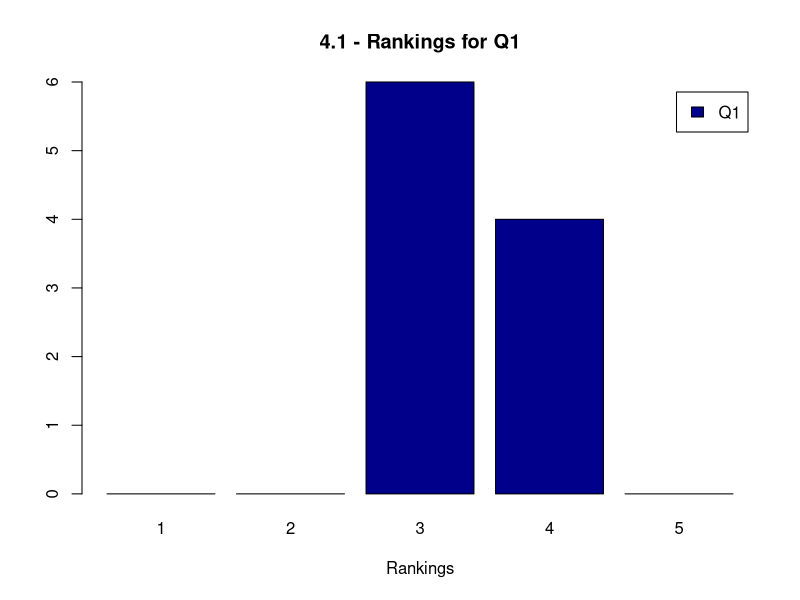
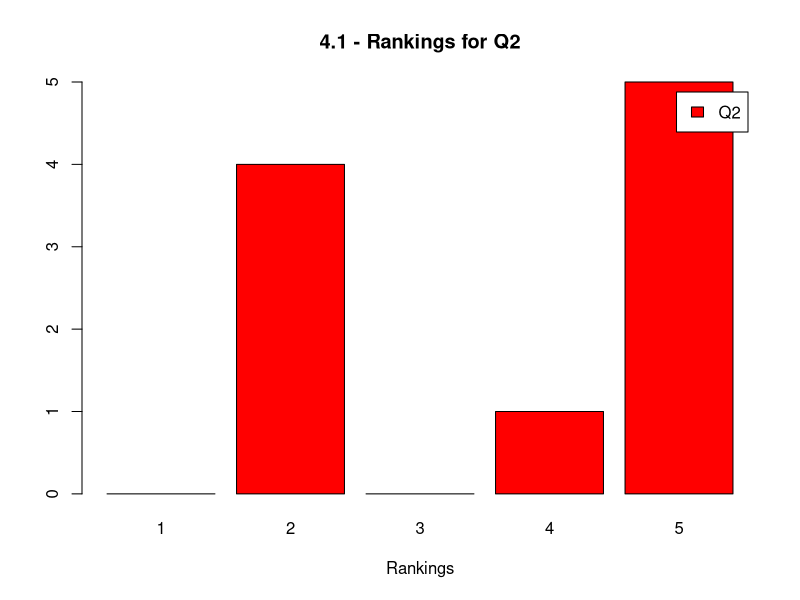
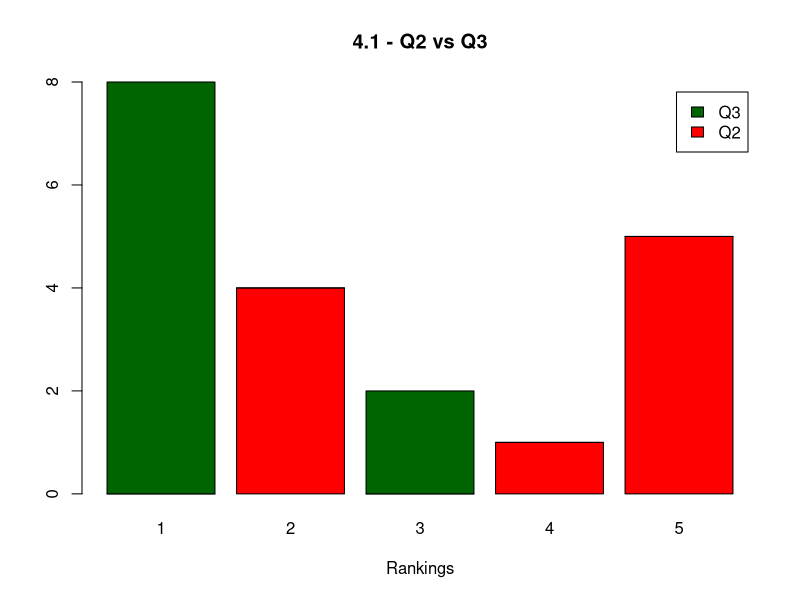
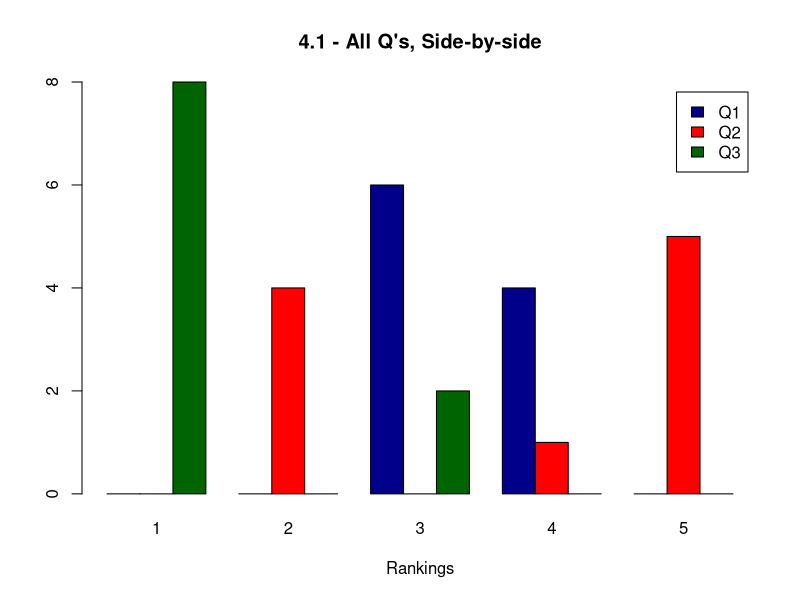

Write R code to recreate these figures, in order.
## Q 4.1

tmp <- read.table(textConnection("1 3 5 1
2 3 2 3
3 3 5 1
4 4 5 1
5 3 2 1
6 4 2 3
7 3 5 1
8 4 5 1
9 3 4 1
10 4 2 1"))
tmp <- t(tmp[-1])
rownames(tmp) <- c('Q1', 'Q2', 'Q3')

#  1. create separate tables for Q1 and Q2
#  table for Q1

q1 <- factor(rep('Q1', 10))
r1 <- factor(tmp[1,], levels=c(1,2,3,4,5))
table.q1 <- table(q1, r1)
barplot(table.q1, 
        main="4.1 - Rankings for Q1",
        xlab="Rankings",
        col='darkblue', 
        legend.text=T)
dev.off()

#  table for Q2

q2 <- factor(rep('Q2', 10))
r2 <- factor(tmp[2,], levels=c(1,2,3,4,5))
table.q2 <- table(q2, r2)
barplot(table.q2, 
        main="4.1 - Rankings for Q2",
        xlab="Rankings",
        col='red', 
        legend.text=T)
dev.off()

#  2. create a contigency table

q1_2 <- factor(rep(c('Q1', 'Q2'), each=10))
r1_2 <- factor(append(tmp[1,], tmp[2,]), levels=c(1,2,3,4,5))
table(q1_2, r1_2)


#  3. stacked table of Q2 and Q3

q2_3 <- factor(rep(c('Q2', 'Q3'), each=10))
r2_3 <- factor(append(tmp[2,], tmp[3,]), levels=c(1,2,3,4,5))
table.q2_3 = table(q2_3, r2_3)
barplot(table.q2_3, 
        main="4.1 - Q2 vs Q3",
        xlab="Rankings",
        col=c('red', 'darkgreen'),
        legend=T)
dev.off()

#  4. all Q's, side-by-side

q.all <- factor(rep(c('Q1', 'Q2', 'Q3'), each=10))
r.all <- factor(append(append(tmp[1,], tmp[2,]), tmp[3,]), levels=c(1,2,3,4,5))
table.all <- table(q.all, r.all)
barplot(table.all, 
        main="4.1 - All Q's, Side-by-side",
        xlab="Rankings",
        col=c('darkblue', 'red', 'darkgreen'),
        legend=T,
        beside=T)
dev.off()